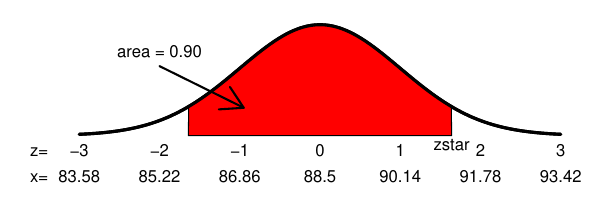

This figure's R source:
pdf("sketch2.pdf", width=6, height=2)
par(mar=c(3,3,1,1))
xs = seq(-3,3,length=1000)

ys = dnorm(xs)

plot(xs, ys, 'l',xlim = c(-3,3), ylim = c(0,0.4),
     ann=FALSE,xaxt="n",yaxt="n",
     lwd=3,bty='n')
#mtext("z",side=1,at=-0.5)
mtext(c("-3","-2","-1","0","1","2","3"),side=1,at=-3:3)
mtext(c("zstar"),side=1,line =-0.3,at=1.64)
mtext(c("z="),side=1,at=-3.5)
mtext(c("x="),line=1.3,side=1,at=-3.5)
mtext(round(88.5+(-3:3)*1.63978,2),line=1.3,side=1,at=-3:3)
#mtext(c("-3","0","3"),side=1,at=c(-3,0,3))
polygon(c(xs[xs>=-1.64 & xs<=1.64], 1.64, -1.64),c(ys[xs>=-1.64 & xs<=1.64], 0, 0), col="red")

lines(xs, ys, 'l', lwd=3)

arrows(-2,0.25,-0.95,0.1,lwd=2,code=2)
text(-2.0,0.3,label="area = 0.90")
